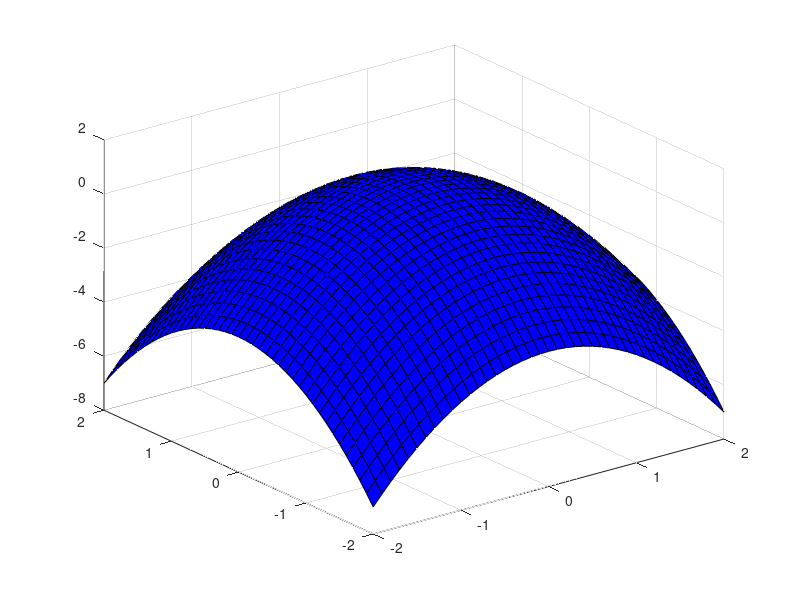

Write MATLAB code to recreate this figure. (Note: this script raises an error after producing the figure.)
% Complementary task    
%% Task 2
[X, Y] = meshgrid(-2:0.1:2);
Z = 1 - (X.^2 + Y.^2);

surf(X, Y, Z, 'FaceColor', 'b');
alpha(0.5);
